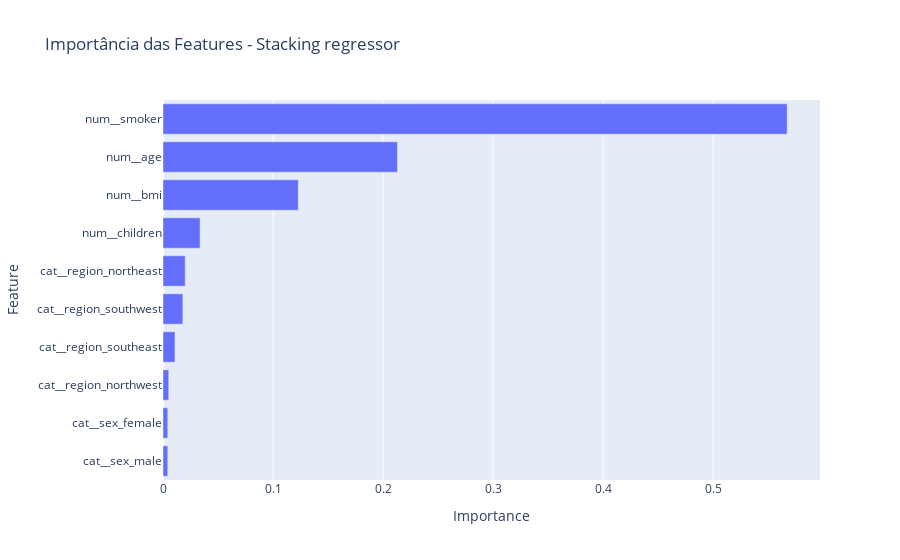

Write notebook code for a chart like this one.
### Code cell
# Plotar

fig = px.bar(df_importance, x='Importance', y='Feature', title='Importância das Features - Stacking regressor', orientation='h')

fig.show()

### Figure 1 — Plotly figure (JSON) as saved in the notebook; plotly's stock layout.template omitted (floating-point values rounded to 4 significant figures)
{"data": [{"hovertemplate": "Importance=%{x}<br>Feature=%{y}<extra></extra>", "legendgroup": "", "marker": {"color": "#636efa", "pattern": {"shape": ""}}, "name": "", "orientation": "h", "showlegend": false, "textposition": "auto", "type": "bar", "x": [0.004335, 0.004336, 0.005208, 0.01091, 0.01806, 0.02017, 0.03368, 0.1229, 0.2131, 0.5672], "xaxis": "x", "y": ["cat__sex_male", "cat__sex_female", "cat__region_northwest", "cat__region_southeast", "cat__region_southwest", "cat__region_northeast", "num__children", "num__bmi", "num__age", "num__smoker"], "yaxis": "y"}], "layout": {"barmode": "relative", "legend": {"tracegroupgap": 0}, "title": {"text": "Importância das Features - Stacking regressor"}, "xaxis": {"anchor": "y", "domain": [0, 1], "title": {"text": "Importance"}}, "yaxis": {"anchor": "x", "domain": [0, 1], "title": {"text": "Feature"}}}}
